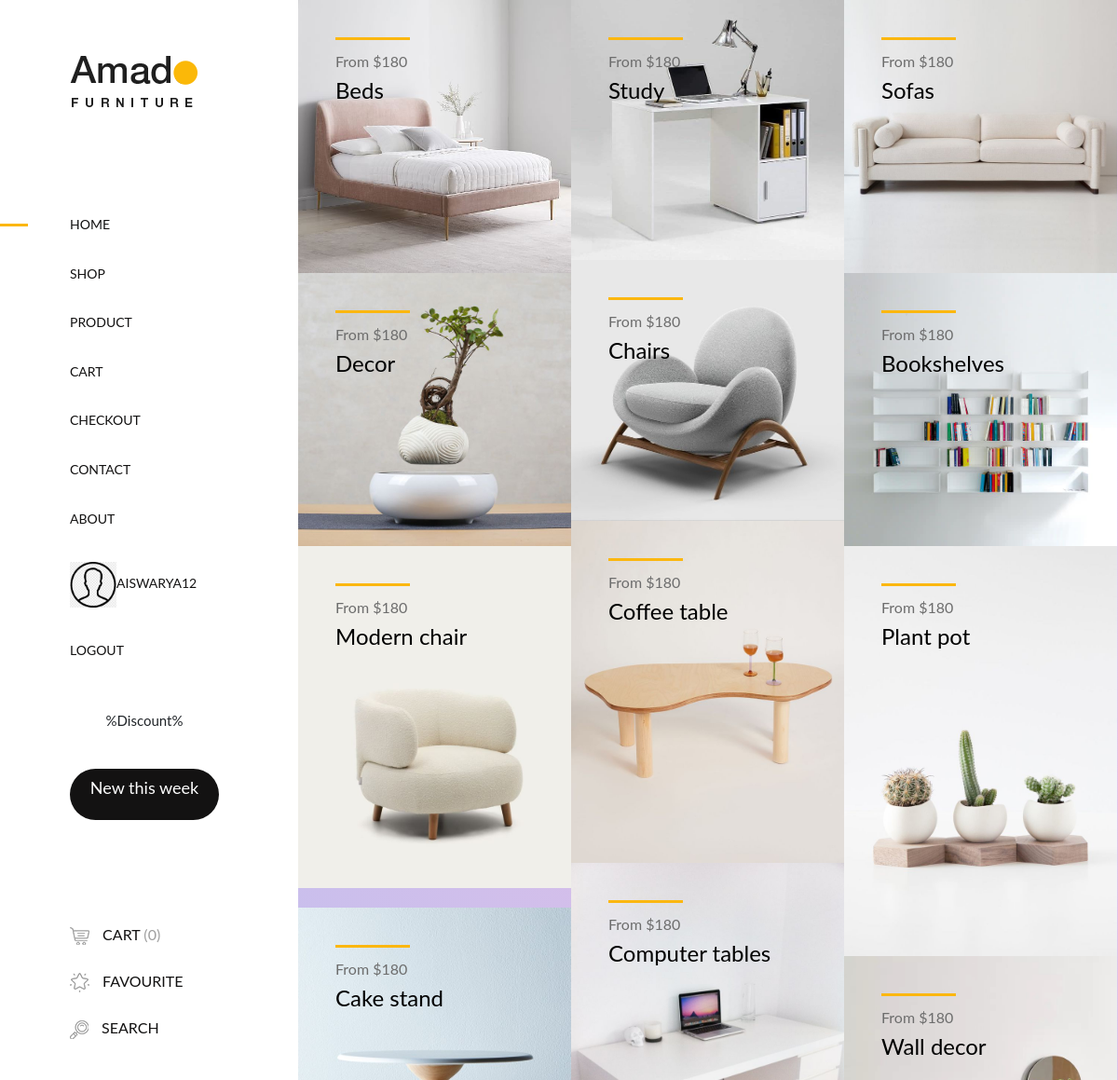
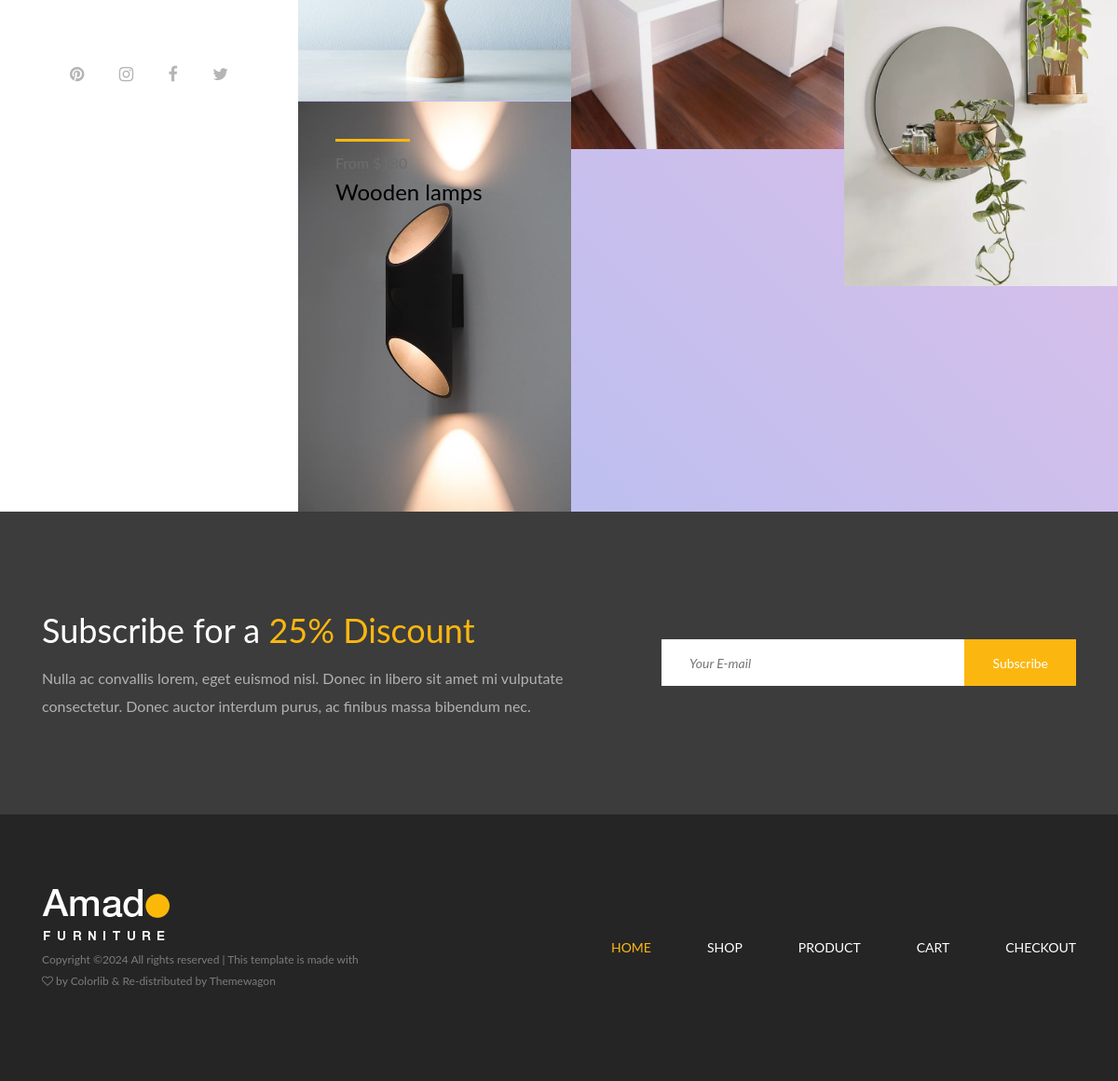
Screenshot of /homepage/ (signed in) with the database file from the repository (2 pictures, top to bottom).
### fapp/models.py (models this page shows)
class category(models.Model):
    ccname = models.CharField(max_length=100, null=True, blank=True)
    cimage = models.ImageField(upload_to="category_images",null=True, blank=True)
    cdesc = models.CharField(max_length=100, null=True, blank=True)

### webapp/views.py (the view)
# urls.py: path('homepage/', views.homepage , name='homepage'),
def homepage(req):
    ct = category.objects.all()
    cpd = cartdb.objects.filter(Uname=req.session['Username1'])
    cn = cpd.count()
    return render(req,"homepage.html",{'ct':ct,'cn':cn})

### webapp/templates/homepage.html (shortened to what this page needs)
<!DOCTYPE html>
{% load static %}
<html lang="en">
<head>
    <link rel="stylesheet" href="{% static 'web/css/core-style.css' %}">
    <link rel="stylesheet" href="{% static 'web/style.css' %}">
</head>
<body>
    <div class="main-content-wrapper d-flex clearfix">
        <header class="header-area clearfix">
            <div class="logo">
                <a href="index.html"><img src="{% static 'web/img/core-img/logo.png' %}" alt=""></a>
            </div>
            <nav class="amado-nav">
                <ul>
                    <li class="active"><a href="{% url 'homepage' %}">Home</a></li>
                    <li><a href="{% url 'product_page' %}">Shop</a></li>
                    <li class="nav-item"><a class="menu-title">Product</a></li>
                    <li><a href="{% url 'cart_page' %}">Cart</a></li>
                    <li><a href="{% url 'checkout_page' %}">Checkout</a></li>
                    <li><a href="{% url 'contact_page' %}">Contact</a></li>
                    <li><a href="{% url 'about_page' %}">About</a></li>
                    {% if request.session.Username1 %}
                    <li><a href="#"><img src="{% static 'web/img/loginuser.png' %}" width="50px" height="50px" alt="">{{request.session.Username1}}</a></li>
                    {% else %}
                     <li><a href="{% url 'login_page' %}"><img src="{% static 'web/img/loginuser.png' %}" width="50px" height="50px" alt=""></a></li>
                    {% endif %}
                    <li><a href="{% url 'logout' %}">Logout</a></li>
                </ul>
            </nav>
            <div class="amado-btn-group mt-30 mb-100">
                <a href="#" class="btn amado-btn mb-15">%Discount%</a>
                <a href="#" class="btn amado-btn active">New this week</a>
            </div>
            <div class="cart-fav-search mb-100">
                <a href="#" class="cart-nav"><img src="{% static 'web/img/core-img/cart.png' %}" alt=""> Cart <span>({{cn}})</span></a>
                <a href="#" class="fav-nav"><img src="{% static 'web/img/core-img/favorites.png' %}" alt=""> Favourite</a>
                <a href="#" class="search-nav"><img src="{% static 'web/img/core-img/search.png' %}" alt=""> Search</a>
            </div>
            <div class="social-info d-flex justify-content-between">
                <a href="#"><i class="fa fa-pinterest" aria-hidden="true"></i></a>
                <a href="#"><i class="fa fa-instagram" aria-hidden="true"></i></a>
                <a href="#"><i class="fa fa-facebook" aria-hidden="true"></i></a>
                <a href="#"><i class="fa fa-twitter" aria-hidden="true"></i></a>
            </div>
        </header>
{% block content %}
        <div class="products-catagories-area clearfix">
            <div class="amado-pro-catagory clearfix">
            {% for i in ct %}
                <div class="single-products-catagory clearfix" >
                    <a href="{% url 'product_filter' cat_name=i.ccname %}">
                        <img src="{{ i.cimage.url }}" alt="">
                        <div class="hover-content">
                            <div class="line"></div>
                            <p>From $180</p>
                            <h4>{{i.ccname}}</h4>
                        </div>
                    </a>
                </div>
               {% endfor %}
            </div>
        </div>
    </div>
    <section class="newsletter-area section-padding-100-0">
        <div class="container">
            <div class="row align-items-center">
                <div class="col-12 col-lg-6 col-xl-7">
                    <div class="newsletter-text mb-100">
                        <h2>Subscribe for a <span>25% Discount</span></h2>
                        <p>Nulla ac convallis lorem, eget euismod nisl. Donec in libero sit amet mi vulputate consectetur. Donec auctor interdum purus, ac finibus massa bibendum nec.</p>
                    </div>
                </div>
                <div class="col-12 col-lg-6 col-xl-5">
                    <div class="newsletter-form mb-100">
                        <form action="#" method="post">
                            <input type="email" name="email" class="nl-email" placeholder="Your E-mail">
                            <input type="submit" value="Subscribe">
                        </form>
                    </div>
                </div>
            </div>
        </div>
    </section>
    {% endblock %}
    <footer class="footer_area clearfix">
        <div class="container">
            <div class="row align-items-center">
                <div class="col-12 col-lg-4">
                    <div class="single_widget_area">
                        <div class="footer-logo mr-50">
                            <a href="index.html"><img src="{% static 'web/img/core-img/logo2.png' %}" alt=""></a>
                        </div>
                        <p class="copywrite">
Copyright &copy;<script>document.write(new Date().getFullYear());</script> All rights reserved | This template is made with <i class="fa fa-heart-o" aria-hidden="true"></i> by <a href="https://colorlib.com" target="_blank">Colorlib</a> & Re-distributed by <a href="https://themewagon.com/" target="_blank">Themewagon</a>
</p>
                    </div>
                </div>
                <div class="col-12 col-lg-8">
                    <div class="single_widget_area">
                        <div class="footer_menu">
                            <nav class="navbar navbar-expand-lg justify-content-end">
                                <div class="collapse navbar-collapse" id="footerNavContent">
                                    <ul class="navbar-nav ml-auto">
                                        <li class="nav-item active">
                                            <a class="nav-link" href="{% url 'homepage' %}">Home</a>
                                        </li>
                                        <li class="nav-item">
                                            <a class="nav-link" href="{% url 'product_page' %}">Shop</a>
                                        </li>
                                        <li class="nav-item">
                                            <a class="nav-link" href="#">Product</a>
                                        </li>
                                        <li class="nav-item">
                                            <a class="nav-link" href="{% url 'cart_page' %}">Cart</a>
                                        </li>
                                        <li class="nav-item">
                                            <a class="nav-link" href="{% url 'checkout_page' %}">Checkout</a>
                                        </li>
                                    </ul>
                                </div>
                            </nav>
                        </div>
                    </div>
                </div>
            </div>
        </div>
    </footer>
</body>
</html>

### rows the page displays
category: cimage (picture), ccname "Beds"
category: cimage (picture), ccname "Study"
category: cimage (picture), ccname "Sofas"
category: cimage (picture), ccname "Chairs"
category: cimage (picture), ccname "Decor"
category: cimage (picture), ccname "Bookshelves"
category: cimage (picture), ccname "Coffee table"
category: cimage (picture), ccname "Modern chair"
category: cimage (picture), ccname "Plant pot"
category: cimage (picture), ccname "Computer tables"
category: cimage (picture), ccname "Cake stand"
category: cimage (picture), ccname "Wall decor"
category: cimage (picture), ccname "Wooden lamps"

### other values shown
{{ request.session.Username1 }} "AISWARYA12"
{{ cn }} "0"
